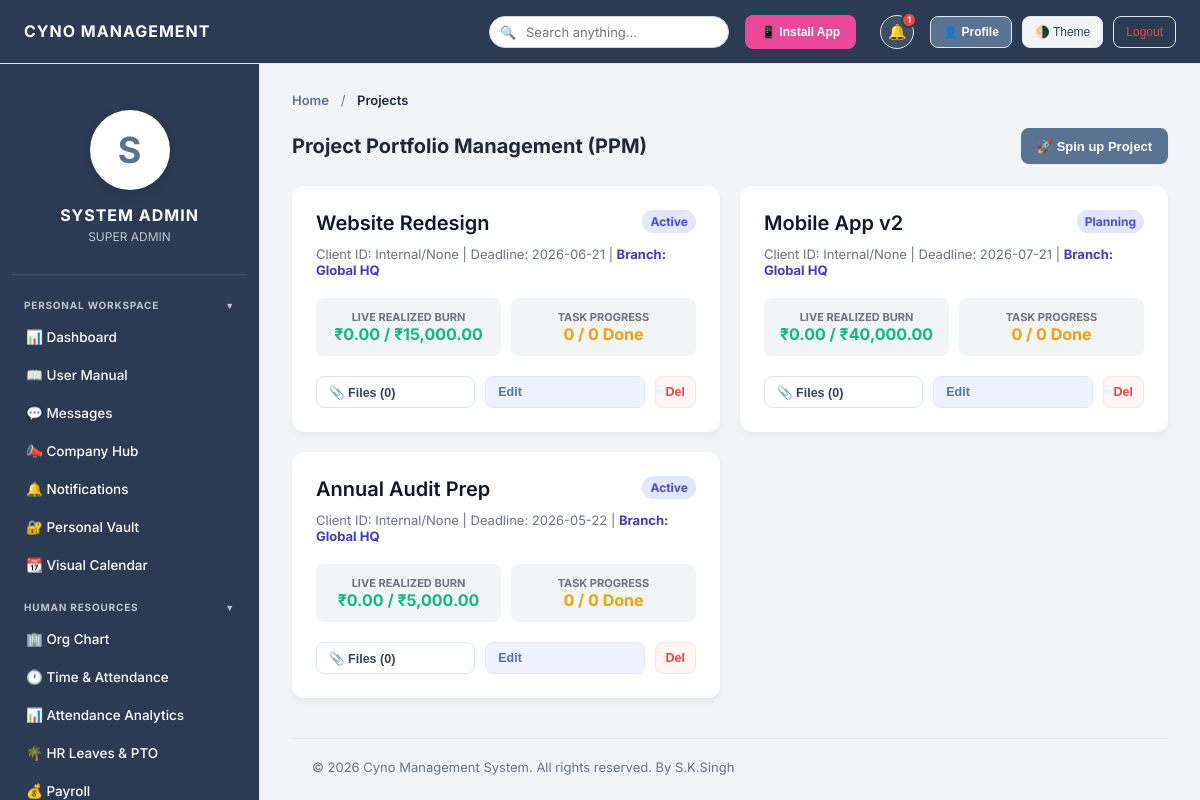
/projects.php (signed in), run on the app's committed database.
### tables this page shows
CREATE TABLE projects (
        id INTEGER PRIMARY KEY AUTOINCREMENT,
        name TEXT NOT NULL,
        client TEXT,
        budget REAL DEFAULT 0,
        deadline DATE,
        status TEXT DEFAULT 'Planning',
        created_by TEXT,
        created_at DATETIME DEFAULT CURRENT_TIMESTAMP
    , client_id TEXT DEFAULT NULL, branch_id TEXT DEFAULT 'Global HQ', ai_forecast TEXT DEFAULT NULL);

### includes/db.php (called while the page is built, shortened)
<?php
function getEnvVar($key) {
    return getenv($key) ?: ($_SERVER[$key] ?? $_ENV[$key] ?? '');
}
$db_url = getEnvVar('DATABASE_URL');
$db_host = getEnvVar('DB_HOST');
$use_mysql = false;
$mysql_dsn = '';
$mysql_user = '';
$mysql_pass = '';
if (!empty($db_url) && str_starts_with($db_url, 'mysql://')) {
    if (preg_match('/^mysql:\/\/([^:]+):(.*)@([^:\/]+)(?::(\d+))?\/(.+)$/', $db_url, $matches)) {
        $mysql_user = urldecode($matches[1]);
        $mysql_pass = urldecode($matches[2]);
        $host       = urldecode($matches[3]);
        $port       = $matches[4] ?: 3306;
        $dbname     = urldecode($matches[5]);
    } else {
        $parsed = parse_url($db_url);
        $host = $parsed['host'] ?? '127.0.0.1';
        $port = $parsed['port'] ?? 3306;
        $dbname = ltrim($parsed['path'] ?? '', '/');
        $mysql_user = $parsed['user'] ?? '';
        $mysql_pass = $parsed['pass'] ?? '';
    }
    if (empty($mysql_pass)) {
        $mysql_pass = getEnvVar('DB_PASSWORD') ?: getEnvVar('DB_PASS') ?: getEnvVar('MYSQL_PASSWORD') ?: getEnvVar('MYSQL_ROOT_PASSWORD') ?: '';
    }
    if (empty($mysql_user)) {
        $mysql_user = getEnvVar('DB_USERNAME') ?: getEnvVar('DB_USER') ?: getEnvVar('MYSQL_USER') ?: 'root';
    }
    if (empty($dbname)) {
        $dbname = getEnvVar('DB_DATABASE') ?: getEnvVar('DB_NAME') ?: getEnvVar('MYSQL_DATABASE') ?: 'cms';
    }
    $mysql_dsn = "mysql:host={$host};port={$port};dbname={$dbname};charset=utf8mb4";
    $use_mysql = true;
} else {
    $db_file = __DIR__ . '/../database.sqlite';
}
try {
    if ($use_mysql) {
        $pdo = new PDO($mysql_dsn, $mysql_user, $mysql_pass);
        $pdo->setAttribute(PDO::ATTR_ERRMODE, PDO::ERRMODE_EXCEPTION);
    } else {
        $pdo = new PDO("sqlite:" . $db_file);
        $pdo->setAttribute(PDO::ATTR_ERRMODE, PDO::ERRMODE_EXCEPTION);
        $pdo->exec("PRAGMA foreign_keys = ON;");
    }
    $pdo->exec("CREATE TABLE IF NOT EXISTS settings (setting_key VARCHAR(255) PRIMARY KEY, setting_value TEXT)");
    $GLOBAL_SETTINGS = [];
    foreach($pdo->query("SELECT * FROM settings") as $r) {
        $GLOBAL_SETTINGS[$r['setting_key']] = $r['setting_value'];
    }
} catch (PDOException $e) {
    http_response_code(500);
    $padding = str_repeat(" ", 512);
    die("<div style='font-family:sans-serif;text-align:center;margin-top:100px;'><h2>⚠️ System Temporarily Unavailable</h2><p>Our database is currently undergoing maintenance or experiencing a connection issue. Please try again in a few minutes.</p></div>\n");
}
function hasPermission($pdo, $permission_key) {
    if (in_array($_SESSION['role'], ['Admin', 'Super Admin']) || $_SESSION['role'] === 'Super Admin') return true;
    return false;
}

### projects.php (the view, shortened to what this page needs)
<?php
require_once 'includes/db.php';
require_once 'includes/header.php';
require_once 'includes/sidebar.php';
$canCreateProjects = hasPermission($pdo, 'create_projects');
$canEditProjects   = hasPermission($pdo, 'edit_projects');
$canDeleteProjects = hasPermission($pdo, 'delete_projects');
$isAdmin = (in_array($_SESSION['role'], ['Admin', 'Super Admin']));
$myBranch = $pdo->query("SELECT branch_id FROM users WHERE login_id = '{$_SESSION['login_id']}'")->fetchColumn() ?: 'Global HQ';
if ($isAdmin) {
    $projects = $pdo->query("SELECT * FROM projects ORDER BY created_at DESC")->fetchAll(PDO::FETCH_ASSOC);
} else {
    $stmt = $pdo->prepare("SELECT * FROM projects WHERE branch_id = ? ORDER BY created_at DESC");
    $stmt->execute([$myBranch]);
    $projects = $stmt->fetchAll(PDO::FETCH_ASSOC);
}
$projectData = [];
foreach($projects as $p) {
    $stmt = $pdo->prepare("SELECT SUM(amount) FROM expenses WHERE project_id = ? AND status = 'Approved'");
    $stmt->execute([$p['id']]);
    $spent = $stmt->fetchColumn() ?: 0;
    $tLogStmt = $pdo->prepare("SELECT SUM(ttl.cost_incurred) FROM task_time_logs ttl JOIN tasks t ON ttl.task_id = t.id WHERE t.project_id = ?");
    $tLogStmt->execute([$p['id']]);
    $timeCost = $tLogStmt->fetchColumn() ?: 0;
    $spent += $timeCost;
    $tStmt = $pdo->prepare("SELECT COUNT(*) as total, SUM(CASE WHEN status='Done' THEN 1 ELSE 0 END) as done FROM tasks WHERE project_id = ? AND status != 'Deleted'");
    $tStmt->execute([$p['id']]);
    $tData = $tStmt->fetch(PDO::FETCH_ASSOC);
    $p['spent'] = $spent;
    $p['tasks_total'] = $tData['total'] ?? 0;
    $p['tasks_done'] = $tData['done'] ?? 0;
    $fStmt = $pdo->prepare("SELECT * FROM project_files WHERE project_id = ? ORDER BY uploaded_at DESC");
    $fStmt->execute([$p['id']]);
    $p['files'] = $fStmt->fetchAll(PDO::FETCH_ASSOC);
    $projectData[] = $p;
}
?>
<div class="content-section active">
    <div class="section-header">
        <h2>Project Portfolio Management (PPM)</h2>
        <?php if($canCreateProjects): ?>
        <button class="add-button" onclick="openProjectModal()">🚀 Spin up Project</button>
        <?php endif; ?>
    </div>
    <div style="display:grid; grid-template-columns:repeat(auto-fill, minmax(350px, 1fr)); gap:20px;">
        <?php foreach($projectData as $p): ?>
        <div style="background:white; border-radius:12px; padding:24px; box-shadow:0 4px 6px rgba(0,0,0,0.05); ">
            <div style="display:flex; justify-content:space-between; margin-bottom:10px;">
                <h3 style="font-size:20px; color:#111827; margin:0;"><?= htmlspecialchars($p['name']) ?></h3>
                <span style="background:#e0e7ff; color:#4f46e5; padding:4px 8px; border-radius:12px; font-size:12px; font-weight:bold; height:fit-content;"><?= htmlspecialchars($p['status']) ?></span>
            </div>
            <div style="color:#6b7280; font-size:13px; margin-bottom:20px;">
                Client ID: <?= htmlspecialchars($p['client_id'] ?: 'Internal/None') ?> |
                Deadline: <?= htmlspecialchars($p['deadline']) ?> |
                <span style="font-weight:bold; color:#4338ca;">Branch: <?= htmlspecialchars($p['branch_id'] ?? 'Global HQ') ?></span>
            </div>
            <div style="display:flex; gap:10px; margin-bottom:20px;">
                <div style="flex:1; background:#f3f4f6; padding:12px; border-radius:8px; text-align:center;">
                    <div style="font-size:11px; color:#6b7280; font-weight:bold; text-transform:uppercase;">Live Realized Burn</div>
                    <div style="font-size:16px; font-weight:bold; color: <?= $p['spent'] > $p['budget'] ? '#dc2626' : '#10b981' ?>;"><?= ($GLOBAL_SETTINGS['currency'] ?? '₹') ?><?= number_format($p['spent'], 2) ?> / <?= ($GLOBAL_SETTINGS['currency'] ?? '₹') ?><?= number_format($p['budget'], 2) ?>
                    </div>
                </div>
                <div style="flex:1; background:#f3f4f6; padding:12px; border-radius:8px; text-align:center;">
                    <div style="font-size:11px; color:#6b7280; font-weight:bold; text-transform:uppercase;">Task Progress</div>
                    <div style="font-size:16px; font-weight:bold; color:#f59e0b;">
                        <?= $p['tasks_done'] ?> / <?= $p['tasks_total'] ?> Done
                    </div>
                </div>
            </div>
            <div style="display:flex; gap:10px;">
                <button class="view-button" style="flex:1;background:var(--bg-card);color:var(--text-body);border:1px solid var(--border-card);" onclick='openFilesModal(<?= json_encode($p) ?>)'>📎 Files (<?= count($p['files']) ?>)</button>
                <?php if($canEditProjects): ?>
                <button class="edit-button" style="flex:1;" onclick='editProject(<?= json_encode($p) ?>)'>Edit</button>
                <?php endif; ?>
                <?php if($canDeleteProjects): ?>
                <form method="POST" action="controllers/delete_project.php" onsubmit="return confirm('Delete Project? Connected tasks will revert to Unassigned.')" style="margin:0;">
                    <button type="submit" class="delete-button" style="padding:10px;">Del</button>
                </form>
                <?php endif; ?>
            </div>
        </div>
        <?php endforeach; ?>
    </div>
</div>
<?php require_once 'includes/footer.php'; ?>

### assets/css/style.css (style rules this page uses)
:root { --bg-body: #f3f4f6; --bg-header: #2a3b53; --bg-sidebar: #2a3b53; --bg-main: #f3f4f6; --bg-card: #ffffff; --bg-hover: rgba(255, 255, 255, 0.1); --border-card: #e2e8f0; --text-heading: #1e293b; --text-body: #334155; --text-muted: #64748b; --input-bg: #ffffff; --input-border: #cbd5e1; --table-header: #f8fafc; --primary-color: #597393; --primary-hover: #475f7e; --primary-light: rgba(255, 255, 255, 0.15); --success: #10b981; --warning: #f59e0b; --danger: #ef4444; --modal-overlay: rgba(15,23,42,0.6); --shadow-xs: 0 1px 2px 0 rgba(0, 0, 0, 0.05); --shadow-sm: 0 4px 6px -1px rgba(0, 0, 0, 0.05), 0 2px 4px -2px rgba(0, 0, 0, 0.05); --shadow-soft: 0 10px 25px -5px rgba(0, 0, 0, 0.05), 0 8px 10px -6px rgba(0, 0, 0, 0.05); --radius-sm: 8px; --radius-md: 12px; --radius-lg: 16px; --sidebar-w: 260px; --header-h: 64px; }
*, *::before, *::after { margin:0; padding:0; box-sizing:border-box; }
html { font-size:14px; -webkit-font-smoothing:antialiased; }
body { font-family:'Inter',system-ui,sans-serif; background:var(--bg-body); color:var(--text-body); min-height:100vh; overflow:hidden; }
h1,h2,h3,h4,h5,h6 { font-weight:600; color:var(--text-heading); line-height:1.3; }
.content-section.active { display:block; }
.section-header, .header-action { display:flex; justify-content:space-between; align-items:center; margin-bottom:22px; }
.section-header h2, .header-action h2 { font-size:20px; font-weight:700; color:var(--text-heading); margin:0; }
.add-button, .btn-primary, .btn, button.submit, .submit { display:inline-flex; align-items:center; gap:6px; height:36px; padding:0 16px; background:var(--primary-color); color:#fff; border:none; border-radius:var(--radius-sm); font-size:13px; font-weight:600; cursor:pointer; transition:background .2s, transform .1s, box-shadow .2s; white-space:nowrap; box-shadow:var(--shadow-xs); }
.btn-outline, .view-button, .edit-button, .delete-button { display:inline-flex; align-items:center; gap:5px; height:32px; padding:0 12px; border-radius:var(--radius-sm); font-size:12.5px; font-weight:600; cursor:pointer; transition:all .2s ease; border:1px solid var(--border-card); background:var(--bg-card); color:var(--text-body); text-decoration:none; white-space:nowrap; }
.view-button { color:var(--success); border-color:#d1fae5; background:#f0fdf4; }
.edit-button { color:var(--primary-color); border-color:#e0e7ff; background:#eef2ff; }
.delete-button { color:var(--danger); border-color:#fee2e2; background:#fff5f5; }
.content-section.active { animation: fadeInUp .35s ease-out; }

### data on the page
projects: name "Website Redesign", status "Active", client "Internal/None", deadline "2026-06-21", branch "Global HQ", spent "0.00", budget "15,000.00", tasks_done "0", tasks_total "0", count($p['files']) "0"
projects: name "Mobile App v2", status "Planning", client "Internal/None", deadline "2026-07-21", branch "Global HQ", spent "0.00", budget "40,000.00", tasks_done "0", tasks_total "0", count($p['files']) "0"
projects: name "Annual Audit Prep", status "Active", client "Internal/None", deadline "2026-05-22", branch "Global HQ", spent "0.00", budget "5,000.00", tasks_done "0", tasks_total "0", count($p['files']) "0"

### other printed values
$GLOBAL_SETTINGS['company_name'] "CYNO MANAGEMENT"
$_notifCount "1"
substr($_SESSION['name'],0,1) "S"
$_SESSION['name'] "SYSTEM ADMIN"
$_SESSION['role'] "SUPER ADMIN"
$pageTitle "Projects"
